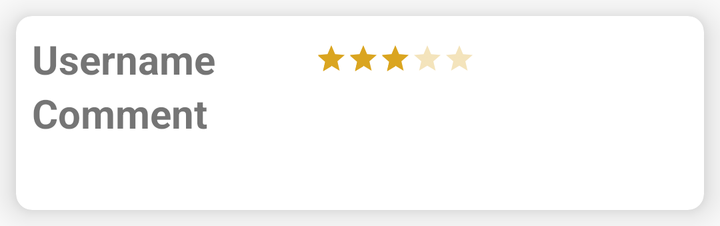
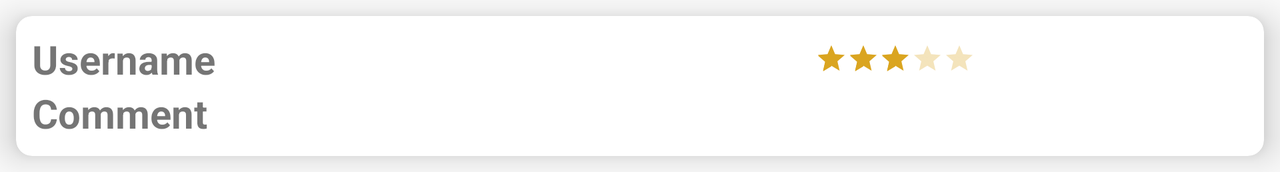

The same Android screen from two of the app's own layout files: first res/layout/ as a phone draws it, then the repository's variant for another configuration, drawn on a device whose configuration selects that folder. Both files follow.
<!-- AndroidManifest.xml: application theme AppTheme -->
<!-- res/layout/show_comment_layout.xml -->
<?xml version="1.0" encoding="utf-8"?>
<android.support.v7.widget.CardView
    xmlns:android="http://schemas.android.com/apk/res/android"
   xmlns:app="http://schemas.android.com/apk/res-auto"
    android:layout_width="match_parent"
    android:layout_height="wrap_content"
    android:layout_margin="8dp"
    app:cardElevation="10dp"
    app:cardCornerRadius="8dp"


    >
    <LinearLayout
        android:layout_margin="8dp"
        android:orientation="vertical"
        android:layout_width="match_parent"
        android:layout_height="wrap_content">
         
        <LinearLayout
            android:layout_width="match_parent"
            android:layout_height="wrap_content"
            android:orientation="horizontal"
            >
            <TextView
                android:id="@+id/txtEmail"
                android:textSize="20sp"
                android:textStyle="bold"
                android:text="Username"
                android:layout_width="wrap_content"
                android:layout_height="wrap_content" />
            <RatingBar
                android:layout_marginLeft="50dp"
                android:id="@+id/ratingBar"
                style="?android:attr/ratingBarStyleSmall"
                android:layout_gravity="center_vertical"
                android:outlineSpotShadowColor="@color/gold"
                android:rating="3"
                android:backgroundTint="@color/gold"
                android:numStars="5"
                android:layout_width="wrap_content"
                android:layout_height="wrap_content"
                android:theme="@style/RatingBar"/>

        </LinearLayout>
        <TextView
            android:id="@+id/txtComment"
            android:textSize="20sp"
            android:textStyle="bold"
            android:text="Comment"
            android:layout_width="wrap_content"
            android:layout_height="wrap_content" />
        <LinearLayout
            android:layout_width="match_parent"
            android:layout_height="wrap_content"
            android:orientation="horizontal"
            >
            <TextView
                android:id="@+id/noComment"
                android:textSize="20sp"
                android:textStyle="bold"
                android:text=""
                android:layout_width="wrap_content"
                android:layout_height="wrap_content"
                />

        </LinearLayout>


    </LinearLayout>

</android.support.v7.widget.CardView>
<!-- resources referenced by this layout -->
<resources>
  <color name="gold">#DAA520</color>
  <style name="RatingBar" parent="Theme.AppCompat">
          <item name="colorControlNormal">@color/gold</item>
          <item name="colorControlActivated">@color/gold</item>
      </style>
  <style name="AppTheme" parent="Theme.AppCompat.Light.NoActionBar">
          
          <item name="colorPrimary">@color/about_github_color</item>
          <item name="colorPrimaryDark">@color/about_github_color</item>
          <item name="colorAccent">@color/colorAccent</item>
      </style>
  <color name="colorAccent">#000</color>
</resources>
<!-- res/layout-land/show_comment_layout.xml (the repository's variant of the layout above) -->
<!-- drawn on the phone turned sideways -->
<?xml version="1.0" encoding="utf-8"?>
<android.support.v7.widget.CardView
    xmlns:android="http://schemas.android.com/apk/res/android"
   xmlns:app="http://schemas.android.com/apk/res-auto"
    android:layout_width="match_parent"
    android:layout_height="wrap_content"
    android:layout_margin="8dp"
    app:cardElevation="10dp"
    app:cardCornerRadius="8dp"
    >
    <LinearLayout
        android:layout_margin="8dp"
        android:orientation="vertical"
        android:layout_width="match_parent"
        android:layout_height="wrap_content">
         
        <LinearLayout
            android:layout_width="match_parent"
            android:layout_height="wrap_content"
            android:orientation="horizontal"
            >
            <TextView
                android:id="@+id/txtEmail"
                android:textSize="20sp"
                android:textStyle="bold"
                android:text="Username"
                android:layout_width="wrap_content"
                android:layout_height="wrap_content" />
            <RatingBar
                android:layout_marginLeft="300dp"
                android:id="@+id/ratingBar"
                style="?android:attr/ratingBarStyleSmall"
                android:layout_gravity="center_vertical"
                android:rating="3"
                android:layout_width="wrap_content"
                android:layout_height="wrap_content"
                android:theme="@style/RatingBar"/>

        </LinearLayout>
        <TextView
            android:id="@+id/txtComment"
            android:textSize="20sp"
            android:textStyle="bold"
            android:text="Comment"
            android:layout_width="wrap_content"
            android:layout_height="wrap_content" />
        
        
    </LinearLayout>

</android.support.v7.widget.CardView>
<!-- resources referenced by the variant -->
<!-- as the phone turned sideways resolves them -->
<resources>
  <style name="RatingBar" parent="Theme.AppCompat">
          <item name="colorControlNormal">@color/gold</item>
          <item name="colorControlActivated">@color/gold</item>
      </style>
  <style name="AppTheme" parent="Theme.AppCompat.Light.NoActionBar">
          
          <item name="colorPrimary">@color/about_github_color</item>
          <item name="colorPrimaryDark">@color/about_github_color</item>
          <item name="colorAccent">@color/colorAccent</item>
      </style>
  <color name="gold">#DAA520</color>
  <color name="colorAccent">#000</color>
</resources>
